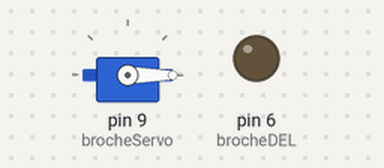
The sketch below on a simulated Arduino Uno, built with avr-gcc and run on an emulated ATmega328P. Parts: servo, output pins drawn as LEDs (lit = HIGH).

Above: at 0.07 s.
At 9.98 s:
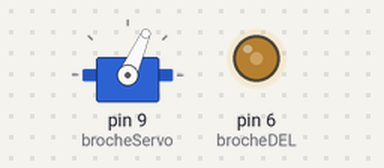
At 19.89 s:
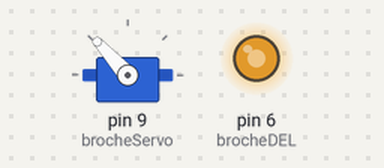
At 39.86 s:
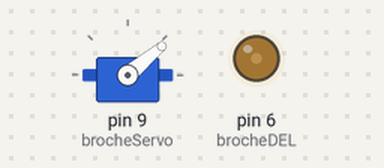
Timing chart, 0 to 40.0 s (numbered marks = the images above):
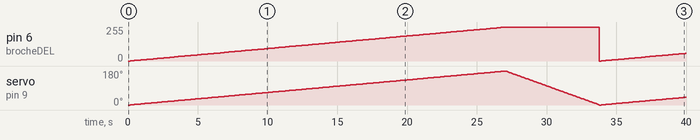

The sketch:

Etape1.ino
```cpp
// Étape 1

#include <Servo.h>

Servo mservo;
int pos;
const int brocheDEL = 6;
const int brocheServo = 9;
int lumDEL = 0;

void setup()
{
  pinMode(brocheDEL, OUTPUT);
  mservo.attach(brocheServo);
}

void loop()
{
  // boucle du balayage initial
  for (pos = 0; pos < 180; pos++)
  {
    mservo.write( pos );
    lumDEL = map( pos, 0, 180, 0, 255 );
    analogWrite( brocheDEL, lumDEL );
    delay( 150 );
  }

  // boucle de retour de l'essuie-glace
  for (pos = 180; pos >= 1; pos-=2)
  {
    mservo.write( pos );
    delay( 75 );
  }
}
```

Measured:
- by itself, servo on pin 9 (brocheServo): 0° → 1° at 0.15 s, → 2° 0.15 s later, → 3° 0.15 s later, → 4° 0.15 s later, … (311 changes in this stretch)
- by itself, pin 6 (brocheDEL): 0/255 → 1/255 at 0.15 s, → 2/255 0.15 s later, → 4/255 0.15 s later, → 5/255 0.15 s later, … (221 changes in this stretch)
